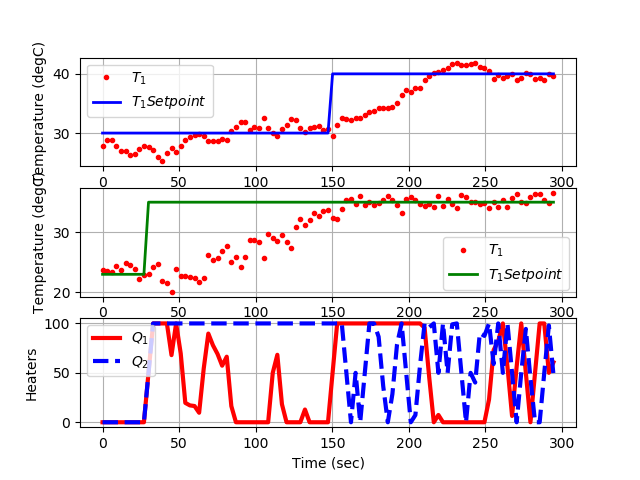

This figure's Python source:
import tclab
import numpy as np
import time
import matplotlib.pyplot as plt
from APMonitor.apm import *
from mpc_lib import *

# Connect to Arduino
a = tclab.TCLab()

# Get Version
print(a.version)

# Turn LED on
print('LED On')
a.LED(100)

# Run time in minutes
run_time = 5.0

# Number of cycles (every 3 sec)
loops = int(20.0*run_time)
tm = np.zeros(loops)

# Temperature (K)
T1 = np.ones(loops) * a.T1 # temperature (degC)
Tsp1 = np.ones(loops) * 30.0 # set point (degC)

T2 = np.ones(loops) * a.T2 # temperature (degC)
Tsp2 = np.ones(loops) * 23.0 # set point (degC)

# Set point changes
Tsp1[50:] = 40.0
Tsp2[10:] = 35.0

# heater values
Q1 = np.ones(loops) * 0.0
Q2 = np.ones(loops) * 0.0

s = 'http://byu.apmonitor.com'
c = 'my_MPC'
mpc_init()

# Create plot
plt.figure()
plt.ion()
plt.show()

# Main Loop
start_time = time.time()
prev_time = start_time
try:
    for i in range(1,loops):
        # Sleep time
        sleep_max = 3.0
        sleep = sleep_max - (time.time() - prev_time)
        if sleep>=0.01:
            time.sleep(sleep)
        else:
            time.sleep(0.01)

        # Record time and change in time
        t = time.time()
        dt = t - prev_time
        prev_time = t
        tm[i] = t - start_time
                    
        # Read temperatures in Kelvin 
        T1[i] = a.T1
        T2[i] = a.T2

        ###############################
        ### MPC CONTROLLER          ###
        ###############################
        [Q1[i],Q2[i]] = mpc(T1[i],Tsp1[i],T2[i],Tsp2[i])

        # Write output (0-100)
        a.Q1(Q1[i])
        a.Q2(Q2[i])

        # Plot
        plt.clf()
        ax=plt.subplot(3,1,1)
        ax.grid()
        plt.plot(tm[0:i],T1[0:i],'ro',MarkerSize=3,label=r'$T_1$')
        plt.plot(tm[0:i],Tsp1[0:i],'b-',LineWidth=2,label=r'$T_1 Setpoint$')
        plt.ylabel('Temperature (degC)')
        plt.legend(loc='best')
        ax=plt.subplot(3,1,2)
        ax.grid()
        plt.plot(tm[0:i],T2[0:i],'ro',MarkerSize=3,label=r'$T_1$')
        plt.plot(tm[0:i],Tsp2[0:i],'g-',LineWidth=2,label=r'$T_1 Setpoint$')
        plt.ylabel('Temperature (degC)')
        plt.legend(loc='best')
        ax=plt.subplot(3,1,3)
        ax.grid()
        plt.plot(tm[0:i],Q1[0:i],'r-',LineWidth=3,label=r'$Q_1$')
        plt.plot(tm[0:i],Q2[0:i],'b--',LineWidth=3,label=r'$Q_2$')
        plt.ylabel('Heaters')
        plt.xlabel('Time (sec)')
        plt.legend(loc='best')
        plt.draw()
        plt.pause(0.05)

        # Open Web-Plot
        if i==20:
            apm_web(s,c)
        
# Allow user to end loop with Ctrl-C           
except KeyboardInterrupt:
    # Disconnect from Arduino
    a.Q1(0)
    a.Q2(0)
    print('Shutting down')
    a.close()
    
# Make sure serial connection still closes when there's an error
except:           
    # Disconnect from Arduino
    a.Q1(0)
    a.Q2(0)
    print('Error: Shutting down')
    a.close()
    raise
